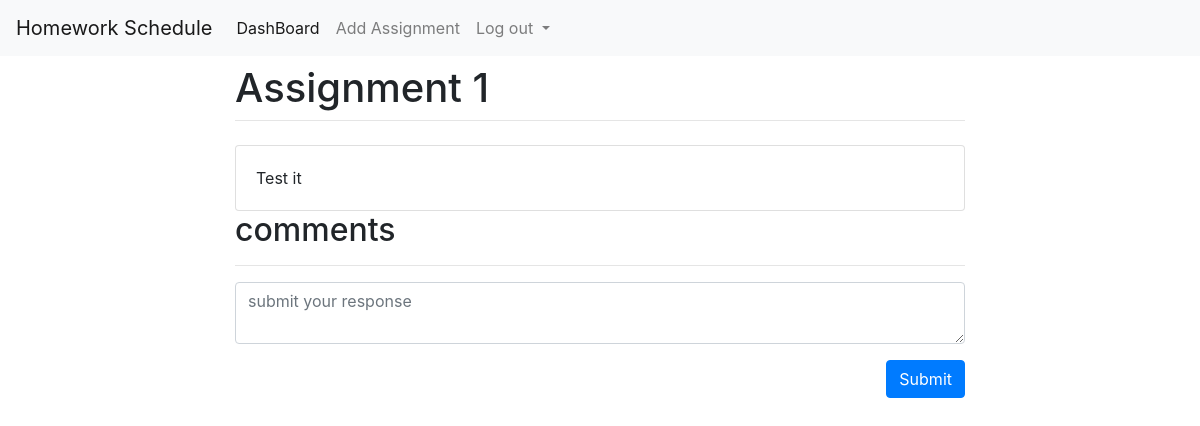
Before: /assignment_preview/1/ with the older database file.
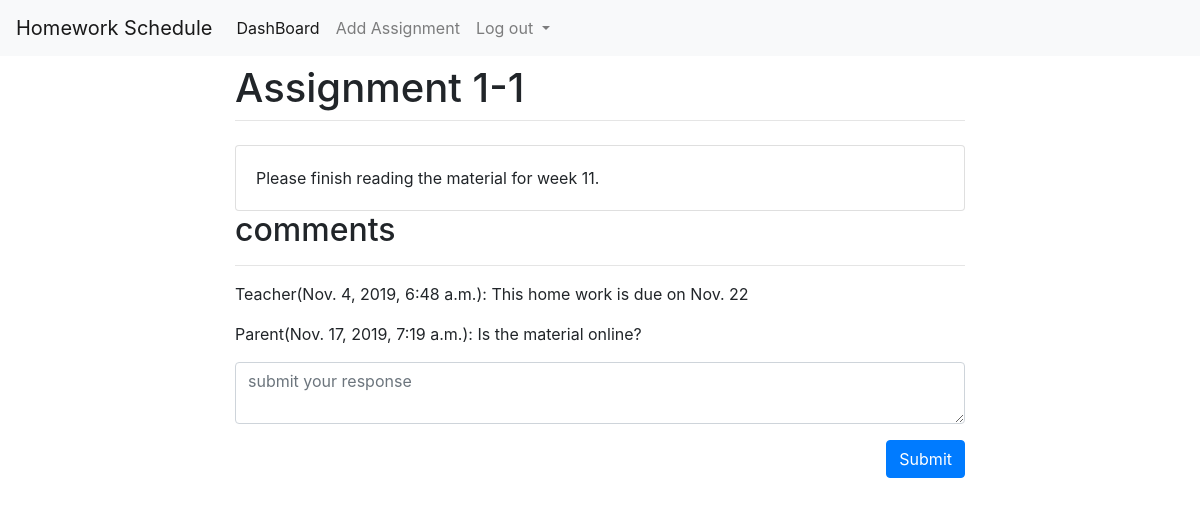
After: the same page with the newer database file.
### homeworkScheduleWeb/models.py (models this page shows)
class Assignment(models.Model):
    name = models.TextField(default='', null=False)
    content = models.TextField(default='', null=False)
    class_id = models.ForeignKey('ClassName', on_delete=models.CASCADE, null=False)

class Comment(models.Model):
    content = models.TextField(default='', null=False)
    assignment_id = models.ForeignKey('Assignment', related_name='comments', on_delete=models.CASCADE, null=False)
    status = models.CharField(max_length=1, default='1', null=False)
    created = models.DateTimeField(auto_now_add=True, blank=True)
    user_id = models.ForeignKey(User, on_delete=models.CASCADE, null=True)

### homeworkScheduleWeb/views.py (the view)
# urls.py: url('^assignment_preview/(?P<id>\d+)/$', assignment_view),
def assignment_view(request, id):
    if request.method == 'POST':
        form = PostComment(request.POST)
        assignment = get_object_or_404(Assignment, pk=id)
        user = get_object_or_404(User, pk=1)
        if form.is_valid():
            comment = form.save(commit=False)
            cd = form.cleaned_data
            comment.content = cd['content']
            comment.assignment_id = assignment
            comment.status = 1
            comment.user_id = user
            comment.save()
    else:
        form = PostComment()
    assignment = Assignment.objects.get(id=id)
    comments = list(Comment.objects.filter(assignment_id=id))
    data = {'assignment': assignment, 'comments': comments, 'form': form}
    return render(request, 'preview_assignment.html', data)

### homeworkScheduleWeb/forms.py
class PostComment(forms.ModelForm):
    class Meta:
        model = Comment
        fields = ('content',)

### templates/preview_assignment.html (shortened to what this page needs)
<!doctype html>
<html lang="en">
  <head>
    <link rel="stylesheet" href="https://stackpath.bootstrapcdn.com/bootstrap/4.1.3/css/bootstrap.min.css">
  </head>
  <body>
    {% include "nav.html" %}
    <div class="container">
      <div class="row justify-content-center">
        <div class="col-8">
          <h1 class="mt-2">{{ assignment.name }}</h1>
          <hr class="mt-0 mb-4">
            <div class="card">
                <div class="card-body">
                    {{ assignment.content }}
                </div>
            </div>
        </div>
      </div>
        <div class="row justify-content-center">
            <div class="col-8">
                <h2>comments</h2>
            <hr>
            {% for comment in comments %}
               {% if comment.user_id.id == 1 %}
                <p> Teacher({{comment.created}}): {{ comment.content}} </p>
                {% elif comment.user_id.id == 2 %}
                <p> Parent({{comment.created}}): {{ comment.content}} </p>
                {% endif %}
            {% endfor %}
            </div>
        </div>
        <div class="row justify-content-center">
            <div class="col-8">
                <form action="/assignment_preview/{{assignment.id}}/"method="POST"> {% csrf_token %}
                  <div class="form-group">
                    <textarea class="form-control" name="content" placeholder="submit your response"></textarea>
                  </div>
                    <button type="submit" class="btn btn-primary" style="float: right;">Submit</button>
                </form>
            </div>
        </div>
    </div>
  </body>
</html>

Changed rows visible on the page:
changed Assignment: name "Assignment 1" → "Assignment 1-1"; content "Test it" → "Please finish reading the material for week 11."
now on this page (row edited): Comment: created "Nov. 4, 2019, 6:48 a.m.", content "This home work is due on Nov. 22"
added Comment: created "Nov. 17, 2019, 7:19 a.m.", content "Is the material online?"
